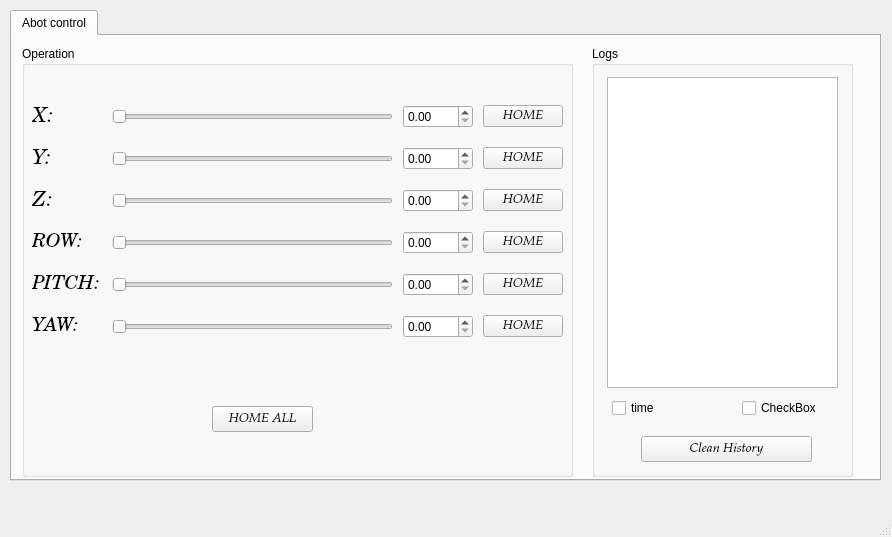
<?xml version="1.0" encoding="UTF-8"?>
<ui version="4.0">
 <class>MainWindow</class>
 <widget class="QMainWindow" name="MainWindow">
  <property name="geometry">
   <rect>
    <x>0</x>
    <y>0</y>
    <width>892</width>
    <height>537</height>
   </rect>
  </property>
  <property name="windowTitle">
   <string>MainWindow</string>
  </property>
  <widget class="QWidget" name="centralwidget">
   <widget class="QWidget" name="gridLayoutWidget_2">
    <property name="geometry">
     <rect>
      <x>10</x>
      <y>10</y>
      <width>871</width>
      <height>471</height>
     </rect>
    </property>
    <layout class="QGridLayout" name="gridLayout_2">
     <item row="0" column="0">
      <widget class="QTabWidget" name="tabWidget">
       <property name="currentIndex">
        <number>0</number>
       </property>
       <widget class="QWidget" name="tab">
        <attribute name="title">
         <string>Abot control</string>
        </attribute>
        <widget class="QGroupBox" name="groupBox">
         <property name="geometry">
          <rect>
           <x>10</x>
           <y>10</y>
           <width>551</width>
           <height>431</height>
          </rect>
         </property>
         <property name="title">
          <string>Operation</string>
         </property>
         <property name="flat">
          <bool>false</bool>
         </property>
         <widget class="QPushButton" name="pushButton_7">
          <property name="geometry">
           <rect>
            <x>190</x>
            <y>360</y>
            <width>101</width>
            <height>26</height>
           </rect>
          </property>
          <property name="font">
           <font>
            <family>URW Palladio L</family>
            <pointsize>10</pointsize>
            <italic>true</italic>
           </font>
          </property>
          <property name="text">
           <string>HOME ALL</string>
          </property>
         </widget>
         <widget class="QWidget" name="gridLayoutWidget">
          <property name="geometry">
           <rect>
            <x>10</x>
            <y>50</y>
            <width>531</width>
            <height>251</height>
           </rect>
          </property>
          <layout class="QGridLayout" name="gridLayout" columnstretch="1,4,1,1">
           <property name="sizeConstraint">
            <enum>QLayout::SetNoConstraint</enum>
           </property>
           <property name="leftMargin">
            <number>0</number>
           </property>
           <property name="topMargin">
            <number>0</number>
           </property>
           <property name="rightMargin">
            <number>0</number>
           </property>
           <property name="bottomMargin">
            <number>0</number>
           </property>
           <property name="spacing">
            <number>10</number>
           </property>
           <item row="3" column="3">
            <widget class="QPushButton" name="pushButton">
             <property name="font">
              <font>
               <family>URW Palladio L</family>
               <pointsize>10</pointsize>
               <italic>true</italic>
              </font>
             </property>
             <property name="text">
              <string>HOME</string>
             </property>
            </widget>
           </item>
           <item row="3" column="1">
            <widget class="QSlider" name="horizontalSlider_3">
             <property name="orientation">
              <enum>Qt::Horizontal</enum>
             </property>
            </widget>
           </item>
           <item row="2" column="1">
            <widget class="QSlider" name="horizontalSlider_6">
             <property name="orientation">
              <enum>Qt::Horizontal</enum>
             </property>
            </widget>
           </item>
           <item row="7" column="3">
            <widget class="QPushButton" name="pushButton_3">
             <property name="font">
              <font>
               <family>URW Palladio L</family>
               <pointsize>10</pointsize>
               <italic>true</italic>
              </font>
             </property>
             <property name="text">
              <string>HOME</string>
             </property>
            </widget>
           </item>
           <item row="4" column="2">
            <widget class="QDoubleSpinBox" name="doubleSpinBox_3"/>
           </item>
           <item row="3" column="2">
            <widget class="QDoubleSpinBox" name="doubleSpinBox"/>
           </item>
           <item row="7" column="1">
            <widget class="QSlider" name="horizontalSlider">
             <property name="font">
              <font>
               <pointsize>9</pointsize>
              </font>
             </property>
             <property name="orientation">
              <enum>Qt::Horizontal</enum>
             </property>
            </widget>
           </item>
           <item row="5" column="3">
            <widget class="QPushButton" name="pushButton_6">
             <property name="font">
              <font>
               <family>URW Palladio L</family>
               <pointsize>10</pointsize>
               <italic>true</italic>
              </font>
             </property>
             <property name="text">
              <string>HOME</string>
             </property>
            </widget>
           </item>
           <item row="5" column="2">
            <widget class="QDoubleSpinBox" name="doubleSpinBox_5"/>
           </item>
           <item row="7" column="2">
            <widget class="QDoubleSpinBox" name="doubleSpinBox_2"/>
           </item>
           <item row="2" column="2">
            <widget class="QDoubleSpinBox" name="doubleSpinBox_6"/>
           </item>
           <item row="4" column="3">
            <widget class="QPushButton" name="pushButton_2">
             <property name="font">
              <font>
               <family>URW Palladio L</family>
               <pointsize>10</pointsize>
               <italic>true</italic>
              </font>
             </property>
             <property name="text">
              <string>HOME</string>
             </property>
            </widget>
           </item>
           <item row="6" column="2">
            <widget class="QDoubleSpinBox" name="doubleSpinBox_4"/>
           </item>
           <item row="4" column="1">
            <widget class="QSlider" name="horizontalSlider_2">
             <property name="font">
              <font>
               <pointsize>9</pointsize>
              </font>
             </property>
             <property name="orientation">
              <enum>Qt::Horizontal</enum>
             </property>
            </widget>
           </item>
           <item row="6" column="3">
            <widget class="QPushButton" name="pushButton_4">
             <property name="font">
              <font>
               <family>URW Palladio L</family>
               <pointsize>10</pointsize>
               <italic>true</italic>
              </font>
             </property>
             <property name="text">
              <string>HOME</string>
             </property>
            </widget>
           </item>
           <item row="6" column="1">
            <widget class="QSlider" name="horizontalSlider_4">
             <property name="orientation">
              <enum>Qt::Horizontal</enum>
             </property>
            </widget>
           </item>
           <item row="5" column="1">
            <widget class="QSlider" name="horizontalSlider_5">
             <property name="orientation">
              <enum>Qt::Horizontal</enum>
             </property>
            </widget>
           </item>
           <item row="2" column="3">
            <widget class="QPushButton" name="pushButton_5">
             <property name="font">
              <font>
               <family>URW Palladio L</family>
               <pointsize>10</pointsize>
               <italic>true</italic>
              </font>
             </property>
             <property name="text">
              <string>HOME</string>
             </property>
            </widget>
           </item>
           <item row="2" column="0">
            <widget class="QLabel" name="label">
             <property name="font">
              <font>
               <family>Century Schoolbook L</family>
               <pointsize>16</pointsize>
               <weight>50</weight>
               <italic>true</italic>
               <bold>false</bold>
              </font>
             </property>
             <property name="mouseTracking">
              <bool>false</bool>
             </property>
             <property name="text">
              <string>X:</string>
             </property>
            </widget>
           </item>
           <item row="3" column="0">
            <widget class="QLabel" name="label_2">
             <property name="font">
              <font>
               <family>Century Schoolbook L</family>
               <pointsize>16</pointsize>
               <weight>50</weight>
               <italic>true</italic>
               <bold>false</bold>
              </font>
             </property>
             <property name="text">
              <string>Y:</string>
             </property>
            </widget>
           </item>
           <item row="4" column="0">
            <widget class="QLabel" name="label_6">
             <property name="font">
              <font>
               <family>Century Schoolbook L</family>
               <pointsize>16</pointsize>
               <italic>true</italic>
              </font>
             </property>
             <property name="text">
              <string>Z:</string>
             </property>
            </widget>
           </item>
           <item row="5" column="0">
            <widget class="QLabel" name="label_5">
             <property name="font">
              <font>
               <family>Century Schoolbook L</family>
               <pointsize>14</pointsize>
               <italic>true</italic>
              </font>
             </property>
             <property name="text">
              <string>ROW:</string>
             </property>
            </widget>
           </item>
           <item row="6" column="0">
            <widget class="QLabel" name="label_4">
             <property name="font">
              <font>
               <family>Century Schoolbook L</family>
               <pointsize>14</pointsize>
               <italic>true</italic>
              </font>
             </property>
             <property name="text">
              <string>PITCH:</string>
             </property>
            </widget>
           </item>
           <item row="7" column="0">
            <widget class="QLabel" name="label_3">
             <property name="font">
              <font>
               <family>Century Schoolbook L</family>
               <pointsize>14</pointsize>
               <italic>true</italic>
              </font>
             </property>
             <property name="text">
              <string>YAW:</string>
             </property>
            </widget>
           </item>
          </layout>
         </widget>
        </widget>
        <widget class="QGroupBox" name="groupBox_2">
         <property name="geometry">
          <rect>
           <x>580</x>
           <y>10</y>
           <width>261</width>
           <height>431</height>
          </rect>
         </property>
         <property name="title">
          <string>Logs</string>
         </property>
         <widget class="QTextBrowser" name="textBrowser">
          <property name="geometry">
           <rect>
            <x>15</x>
            <y>31</y>
            <width>231</width>
            <height>311</height>
           </rect>
          </property>
         </widget>
         <widget class="QCheckBox" name="checkBox">
          <property name="geometry">
           <rect>
            <x>20</x>
            <y>350</y>
            <width>101</width>
            <height>24</height>
           </rect>
          </property>
          <property name="text">
           <string>time</string>
          </property>
         </widget>
         <widget class="QCheckBox" name="checkBox_2">
          <property name="geometry">
           <rect>
            <x>150</x>
            <y>350</y>
            <width>101</width>
            <height>24</height>
           </rect>
          </property>
          <property name="text">
           <string>CheckBox</string>
          </property>
         </widget>
         <widget class="QPushButton" name="pushButton_8">
          <property name="geometry">
           <rect>
            <x>49</x>
            <y>390</y>
            <width>171</width>
            <height>26</height>
           </rect>
          </property>
          <property name="font">
           <font>
            <family>URW Palladio L</family>
            <pointsize>10</pointsize>
            <weight>50</weight>
            <italic>true</italic>
            <bold>false</bold>
           </font>
          </property>
          <property name="text">
           <string>Clean History</string>
          </property>
          <property name="autoDefault">
           <bool>false</bool>
          </property>
         </widget>
        </widget>
       </widget>
      </widget>
     </item>
    </layout>
   </widget>
  </widget>
  <widget class="QMenuBar" name="menubar">
   <property name="geometry">
    <rect>
     <x>0</x>
     <y>0</y>
     <width>892</width>
     <height>23</height>
    </rect>
   </property>
  </widget>
  <widget class="QStatusBar" name="statusbar"/>
 </widget>
 <resources/>
 <connections/>
</ui>
